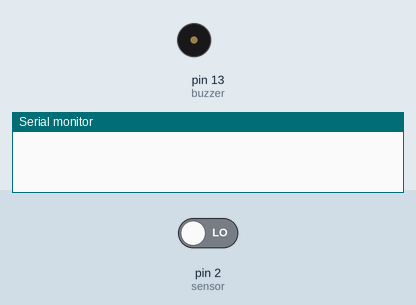
Simulated run of this sketch. Board: Arduino Uno, built with avr-gcc and run on an emulated ATmega328P. Shown: buzzer (waves = sounding, pin HIGH), the last lines printed to the serial monitor. The test bench sets the inputs (shaded band); at power-on: pin 2 (sensor) LOW.

Above: at 1.2 s.
1.3 s: pin 2 (sensor) driven HIGH
At 1.91 s:
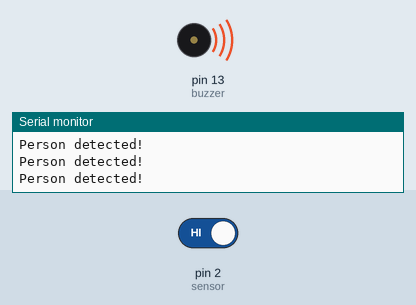
4.3 s: pin 2 (sensor) driven LOW
At 5.4 s:
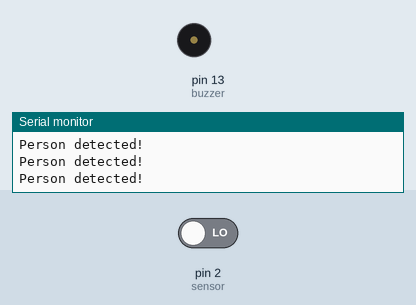
Timing chart, 0 to 7.3 s (numbered marks = the images above; inputs shaded):
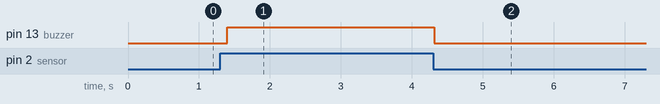

Measured:
- after the input at 1.3 s, pin 13 (buzzer): LOW → HIGH after 0.10 s
- after the input at 4.3 s, pin 13 (buzzer): HIGH → LOW at once

The sketch:

DoorDetector.ino
```cpp
int buzzer = 13;             // Passive buzzer module
int sensor = 2;              // Passive IR sensor
int state = LOW;             // Default state = OFF; state = ON/OFF
int val = 0;                 // IR sensor variable
unsigned char i;             // For counting

void setup() {
  pinMode(buzzer, OUTPUT);
  pinMode(sensor, INPUT);
  Serial.begin(9600);
}

void loop(){
  val = digitalRead(sensor);   // Read from IR sensor
  if (val == HIGH) {           // If value is HIGH, sensor detected something
    digitalWrite(buzzer, HIGH);   // Set buzzer to on
    delay(100);

    if (state == LOW) {
      Serial.println("Person detected!");  // Serial print for troubleshooting
      for (i = 0; i <2; i++)      // Sound buzzer
      {
      digitalWrite (buzzer, HIGH) ; // Future update could make the ringtone nicer?
      delay (1) ;
      digitalWrite (buzzer, LOW) ;
      delay (1) ;
      }
    }
  }
  else {
      digitalWrite(buzzer, LOW); // Buzzer off
      delay(200);

      if (state == HIGH){ // State could be HIGH from previous loop.
        Serial.println("Nothing is happening.");  // Serial print for troubleshooting
        state = LOW;       // Reset state to LOW
    }
  }
}
```
